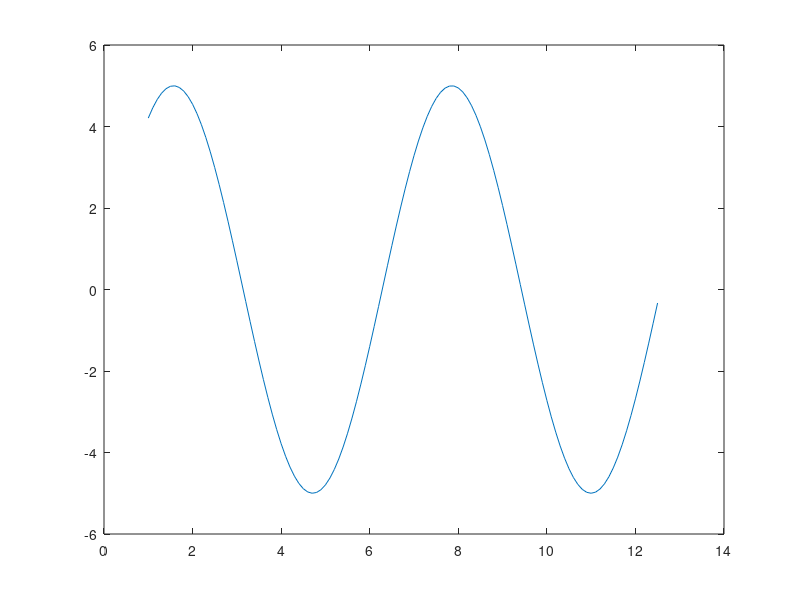

MATLAB code for this plot:
a=floor(6.3)  %Greatest Integer Function
b=ceil(6.3)  %Least Integer Function
c=round(6.3)  %Round Off Function

%================Question===============

A=[1 3 9;5 10 7;6 8 2]


% Question 1-----------

size(A) % Function to find size of Matrix A  


% Question 2-----------

transpose(A) % Finding tranpose matrix of A


% Question 3-----------

sum(A) % To get sum of each row of Matrix A


% Question 4-----------

prod(A) % Finding Product of Each Element of row


% Question 5-----------

B=rand(3,3)*10 
ceil(B)


% Question 6-----------

A-B
 

% Question 7-----------

A*B 


% Question 8-----------

A*eye(3,3) 


% Question 9-----------

arr=[1:8] 


% Question 10----------

for i=1:10
    fprintf("5 * %d = %d\n",i,i*5)
end


% Question 11----------

t=1:0.1:4*pi;
x=5*sin(t);
plot(t,x)


% Question 12-----------

for num=1:10
if num<5
   num*2
end
if num>5
   num*5
end
end


% Question 13-----------

x=20:30;
y=x.^2 + 2*x +5 


% Question 14-----------

zeros(3,3)


% Question 15-----------

ones(4,4)

% Question 16-----------
a1=A(1,:)
a2=A(2,:)

